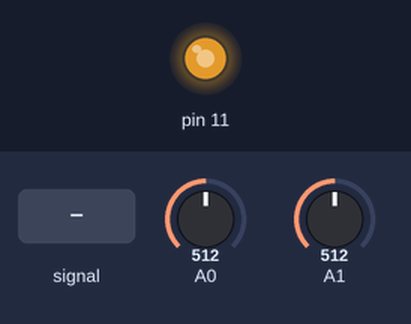
Simulated run of this sketch. Board: Arduino Uno, built with avr-gcc and run on an emulated ATmega328P. Shown: output pins drawn as LEDs (lit = HIGH). The test bench sets the inputs (shaded band); at power-on: A0 = 512, A1 = 512.

Above: at 0.05 s.
At 1.0 s:
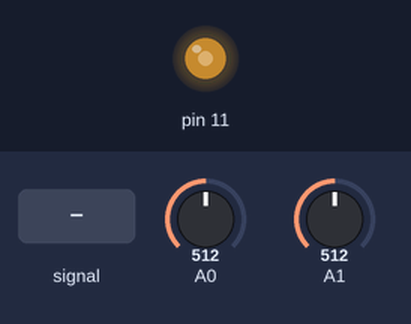
1.3 s: A0 fed a 200 Hz sine of ±81 counts around its level
At 1.67 s:
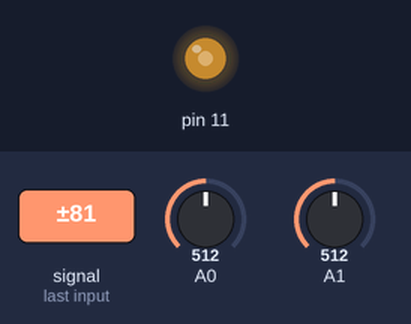
Timing chart, 0 to 2.3 s (numbered marks = the images above; inputs shaded):
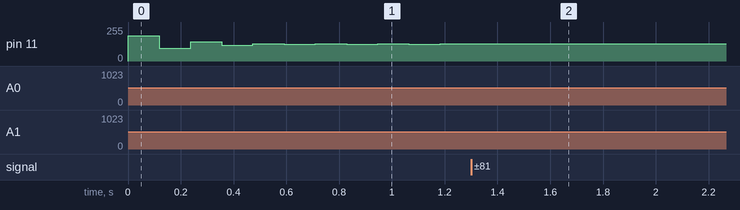

Measured:
- after the input at 1.3 s, pin 11: stops changing and stays 128/255

The sketch:

arduino_signalbehandling.ino
```cpp
/* Arduino Realtime Audio Processing
   2 ADC 8-Bit Mode
   analog input 0 is used to sample the audio signal
   analog input 1 is used to control an audio effect
   PWM DAC with Timer2 as analog output

   Original idea:
   KHM 2008 / Lab3/  Martin Nawrath nawrath@khm.de
   Kunsthochschule fuer Medien Koeln
   Academy of Media Arts Cologne

   Redeveloped by Niklas Rönnberg
   Linköping university
   For the course Ljudteknik 1
 */

// Inkludera math, för att kunna använda M_PI, round osv
#include <math.h>

// cbi betyder Clear Bit i I/O-registret och sätter specifik bit till 0
// sbi betyder Set Bit i I/O-registret och sätter specifik bit till 1
// Definiera cbi och sbi
#define cbi(sfr, bit) (_SFR_BYTE(sfr) &= ~_BV(bit))
#define sbi(sfr, bit) (_SFR_BYTE(sfr) |= _BV(bit))

// Definiera globala variabler som kommer att användas till delning av interruptservicen
boolean div32;
boolean div16;

// Definiera globala variabler
volatile boolean sampleFlag; // Sampleflaggan
volatile byte badc0; // Det samplade ljudvärdet, byte AD-konverterare kanal 0
volatile byte badc1; // Det samplade potentiometervärdet, kanal 1
volatile byte ibb; // Global interruptvariabel

int bufferIndex; // Index i SRAM buffer
int bufferIndex2; // Alternativ index

int soundSampleFromADC; // Variabel för att läsa samplevärde från ADCn
int soundSampleFromSramBuffer; // Variabel för att läsa samplevärde från SRAM buffer
byte sramBufferSampleValue; // sparat samplevärde i SRAM buffer
int temp;
int min_;
int max_;
byte sramBuffer[1024]; // SRAM buffer, "ljudminne", 8-bitar


// setup() är en funktion som körs en, och endast en gång, när Arduinot startas eller resetas. Den används för att initiera variabler, pinmodes etc. Void används då funktionen inte förväntas returnera något.
void setup()
{
  fillSramBufferWithWaveTable(); // Fyll SRAM-bufferten
  Serial.begin(57600);        // connect to the serial port
  // Atmega32 har tre register för ADC - ADCSRA , ADMUX and ADCW
  // Det är snabbare att manipulera portar och pinnar med AVR-kod
  // jämfört mot Arduinos digitalWrite()-funktion.
  min_ = 1;
  max_ = 10;
  // set adc prescaler to 64 for 19kHz sampling frequency
  // ADCSRA står för ADC Control and Status Register A
  cbi(ADCSRA, ADPS2);
  sbi(ADCSRA, ADPS1);
  sbi(ADCSRA, ADPS0);

  // ADMUX är lågnivåskontroll av analog-till-digital-konverterarna.
  // ADMUX är ett 8-bitars tal som innehåller ADCH-register
  // ADMUX står för ADC Multiplexer Selection Register
  sbi(ADMUX,ADLAR);  // 8-Bit ADC in ADCH Register
  sbi(ADMUX,REFS0);  // VCC Reference
  cbi(ADMUX,REFS1);
  cbi(ADMUX,MUX0);   // Set Input Multiplexer to Channel 0
  cbi(ADMUX,MUX1);
  cbi(ADMUX,MUX2);
  cbi(ADMUX,MUX3);

  // TCCRnA och TCCRnB är kontrollregister för timer/räknare
  // Timer2s PWM-mode sätts till fast PWM
  cbi(TCCR2A, COM2A0); // Toggle on Compare Match
  sbi(TCCR2A, COM2A1);
  sbi(TCCR2A, WGM20); // waveform generation mode
  sbi(TCCR2A, WGM21);
  cbi(TCCR2B, WGM22);

  // Timer2 Clock Prescaler to : 1
  sbi(TCCR2B, CS20);
  cbi(TCCR2B, CS21);
  cbi(TCCR2B, CS22);

  // Timer2 PWM Port Enable
  sbi(DDRB,3); // Sätt digitalpin 11 till PWM för att användas som analogutgång (OCR2A)

  cbi(TIMSK0,TOIE0); // Inaktiverar Timer0 Interrupt
  sbi(TIMSK2,TOIE2); // Aktiverar Timer2 Interrupt

  // Tilldela variabel soundSampleFromADC ett samplevärde från ADCn
  soundSampleFromADC = badc0;
}


// loop() är en funktion som körs om och om igen efter att Arduinot har startats och setup() har initierat Arduinot. Detta är huvudfunktionen och den körs så snabbt/ofta det går enligt klockfrekvensen i Arduinot. Normal klockfrekvens är 16MHz.
void loop()
{
  // Vänta på samplevärde från analog-till-digital-konverteraren
  // en samplingscykel 15625 KHz = 65 mikrosekunder
  while (!sampleFlag) {
  }

  sampleFlag = false;  // Sätt samplingsflaggan till false för att invänta nästa sample

  //pseudo-code for overdrive
  soundSampleFromADC = badc0;
  /*temp = ((soundSampleFromADC - 127)*badc1)/4; //???????????

  if(temp > max_) temp = max_;
  if(temp < min_) temp = min_;


  temp = temp + 127;
  sramBufferSampleValue = temp;*/

  /*
  sramBuffer[bufferIndex] = soundSampleFromADC;
  soundSampleFromSramBuffer = sramBuffer[bufferIndex2];
  bufferIndex++;
  bufferIndex2 = bufferIndex + (badc1*2);

  bufferIndex = bufferIndex%512;
  bufferIndex2 = bufferIndex2&511;

  sramBufferSampleValue=((sramBuffer[bufferIndex]-127)+(soundSampleFromSramBuffer-127)+127)/2;
  */

  sramBufferSampleValue = sramBuffer[bufferIndex];

  soundSampleFromSramBuffer = ((127-sramBufferSampleValue)*(badc1/255.0)) + (soundSampleFromADC-127);

  max_ = 127;
  min_ = -127;
  if(soundSampleFromSramBuffer > max_) soundSampleFromSramBuffer = max_;
  if(soundSampleFromSramBuffer < min_) soundSampleFromSramBuffer = min_;

  sramBufferSampleValue = soundSampleFromSramBuffer + 127;
  sramBuffer[bufferIndex] = sramBufferSampleValue;
  bufferIndex++;
  bufferIndex = bufferIndex%1024;

  OCR2A =  sramBufferSampleValue;//sramBufferSampleValue;


}


// Funktion för att fylla SRAM buffern med en vågform
void fillSramBufferWithWaveTable(){


}


// Timer2, interruptservice 62.5 KHz
// Här samplas analogingång 0 (ljudingången) och analogingång 1 (potentiometern) 16Mhz / 256 / 2 / 2 = 15625 Hz
ISR(TIMER2_OVF_vect) {
  div32=!div32; // Dela timer2s frekvens med 2 till 31.25kHz genom att toggla div32 mellan 0 och 1 och gör bara något när div32 är 1
  if (div32){
    div16=!div16; //  Dela timer2 igen på samma sätt
    if (div16) {
    // Sampla kanal 0 och 1 varannan gång så att båda kanalerna samplas i 15.6kHz
      badc0 = ADCH; // Sampla ADC kanal 0
      sbi(ADMUX,MUX0); // Sätt multiplex till kanal 1 (med hjälp av sbi)
      sampleFlag = true; // Sätt samplingsflaggan till true då ljudet har samplats en gång
    }
    else
    {
      badc1 = ADCH; // Sampla ADC kanal 1
      cbi(ADMUX,MUX0); // Sätt multiplex till kanal 0 (med hjälp av cbi)
    }
    ibb++; // Kort fördröjning innan nästa conversion
    ibb--;
    ibb++;
    ibb--;
    sbi(ADCSRA,ADSC); // Starta nästa conversion
  }
}
```
